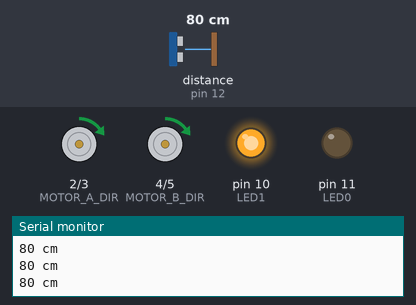
Recording of a sketch running on a simulated Arduino Mega 2560, built with avr-gcc and run on an emulated ATmega2560. On the bench: direction and speed pins drawn as motors (green arrow = direction pin HIGH = forward, orange = LOW = backward, longer = more drive), output pins drawn as LEDs (lit = HIGH), the last lines printed to the serial monitor. Wiring (inferred from the names in the program): ultrasonic range finder: trigger pin 13; echo pin 12. The inputs (shaded band) are chosen by the test bench; at power-on: distance to the obstacle (sensor on pin 12) 80 cm. The echo pulse lasts 58.3 µs per cm; random numbers use the default seed unless the sketch sets one; pins used as bus, display or sensor lines are not drawn.

Above: at 1.2 s.
1.3 s: distance to the obstacle (sensor on pin 12) set to 34 cm
2.8 s: distance to the obstacle (sensor on pin 12) set to 29 cm
At 2.92 s:
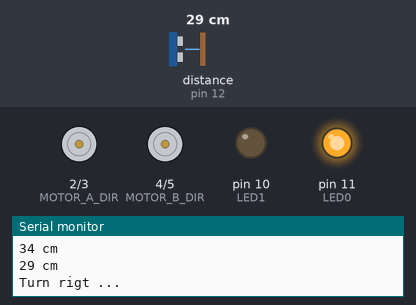
At 3.47 s:
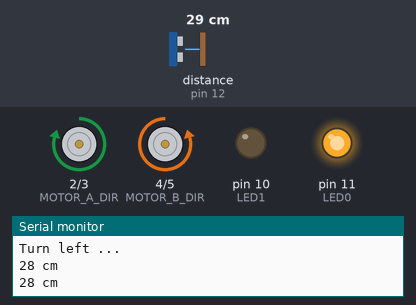
5.8 s: distance to the obstacle (sensor on pin 12) set to 17 cm
At 7.04 s:
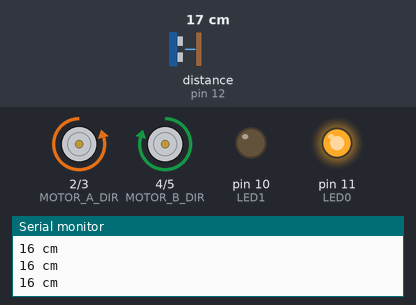
8.8 s: distance to the obstacle (sensor on pin 12) set to 13 cm
10.5 s: distance to the obstacle (sensor on pin 12) set to 18 cm
13.5 s: distance to the obstacle (sensor on pin 12) set to 35 cm
At 15.3 s:
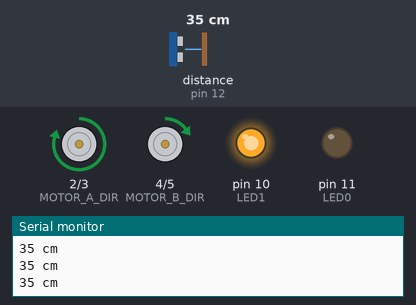
Timing chart, 0 to 16.1 s (numbered marks = the images above; inputs shaded):
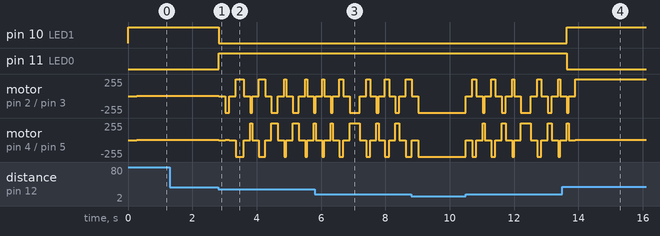

Measured:
- the behaviour switches between 31 and 30 cm on distance to the obstacle (sensor on pin 12) (found by bisection; images 0 and 1)
- after the input at 2.8 s, pin 10 (LED1): HIGH → LOW at once; pin 11 (LED0): LOW → HIGH at once
- after the input at 13.5 s, pin 10 (LED1): LOW → HIGH after 0.14 s; pin 11 (LED0): HIGH → LOW after 0.14 s

The sketch:

l9110s.ino
```cpp
/*
 */

// wired connections
#define HG7881_A_IA 3 // D3 --> Motor A Input A --> MOTOR A +
#define HG7881_A_IB 2 // D2 --> Motor A Input B --> MOTOR A -
#define HG7881_B_IA 5 // D5 --> Motor B Input A --> MOTOR B +
#define HG7881_B_IB 4 // D4 --> Motor B Input B --> MOTOR B -


// functional connections
#define MOTOR_A_PWM HG7881_A_IA // Motor A PWM Speed
#define MOTOR_A_DIR HG7881_A_IB // Motor A Direction
#define MOTOR_B_PWM HG7881_B_IA // Motor B PWM Speed
#define MOTOR_B_DIR HG7881_B_IB // Motor B Direction


// the actual values for "fast" and "slow" depend on the motor
#define PWM_SLOW 150  // arbitrary slow speed PWM duty cycle
#define PWM_FAST 250 // arbitrary fast speed PWM duty cycle
#define DIR_DELAY 200//1000 // brief delay for abrupt motor changes
#define TURN_DELAY 3000

#define TRIGGER_PIN  13  // Arduino pin tied to trigger pin on the ultrasonic sensor.
#define ECHO_PIN     12  // Arduino pin tied to echo pin on the ultrasonic sensor.
#define MAX_DISTANCE 200 // Maximum distance we want to ping for (in centimeters). Maximum sensor distance is rated at 400-500cm.
#define PING_DELAY 50
#define LED0 11
#define LED1 10


void setup()
{
  Serial.begin( 9600 );
  pinMode( MOTOR_A_DIR, OUTPUT );
  pinMode( MOTOR_A_PWM, OUTPUT );
  digitalWrite( MOTOR_A_DIR, LOW );
  digitalWrite( MOTOR_A_PWM, LOW );
  pinMode( MOTOR_B_DIR, OUTPUT );
  pinMode( MOTOR_B_PWM, OUTPUT );
  digitalWrite( MOTOR_B_DIR, LOW );
  digitalWrite( MOTOR_B_PWM, LOW );
  pinMode(TRIGGER_PIN, OUTPUT);
  pinMode(ECHO_PIN, INPUT);
  pinMode(LED0, OUTPUT);
  pinMode(LED1, OUTPUT);
}

int state = 0;

void loop()
{
  byte c = ultrasonicPing();

  do {
    /*if(c == 7 || c == 8) {
      delay( TURN_DELAY );
    } else {
      //delay( DIR_DELAY );
      delay(  PING_DELAY );
    }*/
    delay(60);
    c = ultrasonicPing();
  }
  while (state == c);
  state = c;

  // execute command based upon ultrasonic ping result
  switch( c )
  {
  case 1: // Fast forward
    Serial.println( "Fast forward..." );
    // always stop motors briefly before abrupt changes
    stopMotors();
    delay( DIR_DELAY );
    // set the motor speed and direction
    digitalWrite( MOTOR_A_DIR, HIGH ); // direction = forward
    analogWrite( MOTOR_A_PWM, 255-PWM_FAST ); // PWM speed = fast
    digitalWrite( MOTOR_B_DIR, HIGH ); // direction = forward
    analogWrite( MOTOR_B_PWM, 255-PWM_FAST ); // PWM speed = fast
    break;

  case 2: // Forward
    Serial.println( "Forward..." );
    // always stop motors briefly before abrupt changes
    stopMotors();

    delay( DIR_DELAY );
    // set the motor speed and direction
    digitalWrite( MOTOR_A_DIR, HIGH ); // direction = forward
    analogWrite( MOTOR_A_PWM, 255-PWM_SLOW ); // PWM speed = slow
    digitalWrite( MOTOR_B_DIR, HIGH ); // direction = forward
    analogWrite( MOTOR_B_PWM, 255-PWM_SLOW ); // PWM speed = slow

    break;

  case 3: // Soft stop (preferred)
    Serial.println( "Soft stop (coast)..." );
    digitalWrite( MOTOR_A_DIR, LOW );
    digitalWrite( MOTOR_A_PWM, LOW );
    digitalWrite( MOTOR_B_DIR, LOW );
    digitalWrite( MOTOR_B_PWM, LOW );

    break;

  case 4: // Reverse
    Serial.println( "Reverse..." );
    // always stop motors briefly before abrupt changes
    stopMotors();
    delay( DIR_DELAY );
    // set the motor speed and direction
    digitalWrite( MOTOR_A_DIR, LOW ); // direction = reverse
    analogWrite( MOTOR_A_PWM, PWM_SLOW ); // PWM speed = slow
    digitalWrite( MOTOR_B_DIR, LOW ); // direction = reverse
    analogWrite( MOTOR_B_PWM, PWM_SLOW ); // PWM speed = slow

    break;

  case 5: // Fast reverse
    Serial.println( "Fast reverse..." );
    // always stop motors briefly before abrupt changes
    stopMotors();
    delay( DIR_DELAY );
    // set the motor speed and direction
    digitalWrite( MOTOR_A_DIR, LOW ); // direction = reverse
    analogWrite( MOTOR_A_PWM, PWM_FAST ); // PWM speed = fast
    digitalWrite( MOTOR_B_DIR, LOW ); // direction = reverse
    analogWrite( MOTOR_B_PWM, PWM_FAST ); // PWM speed = fast
    break;

  case 6: // Hard stop (use with caution)
    Serial.println( "Hard stop (brake)..." );
    digitalWrite( MOTOR_A_DIR, HIGH );
    digitalWrite( MOTOR_A_PWM, HIGH );
    digitalWrite( MOTOR_B_DIR, HIGH );
    digitalWrite( MOTOR_B_PWM, HIGH );
    break;

  case 7: // Turn left
    Serial.println( "Turn left ..." );
    // always stop motors briefly before abrupt changes
    stopMotors();

    delay( DIR_DELAY );
    // set the motor speed and direction
    digitalWrite( MOTOR_A_DIR, HIGH ); // direction = forward
    analogWrite( MOTOR_A_PWM, 255-PWM_FAST ); // PWM speed = fast
    digitalWrite( MOTOR_B_DIR, LOW ); // direction = reverse
    analogWrite( MOTOR_B_PWM, PWM_FAST ); // PWM speed = fast
    break;

  case 8: // Turn right
    Serial.println( "Turn rigt ..." );
    // always stop motors briefly before abrupt changes
    stopMotors();

    delay( DIR_DELAY );
    // set the motor speed and direction
    digitalWrite( MOTOR_A_DIR, LOW ); // direction = reverse
    analogWrite( MOTOR_A_PWM, PWM_FAST ); // PWM speed = fast
    digitalWrite( MOTOR_B_DIR, HIGH ); // direction = forward
    analogWrite( MOTOR_B_PWM, 255-PWM_FAST ); // PWM speed = fast
    break;

  default:
    Serial.print("invalid");
    break;
  }
}

void stopMotors() {
  digitalWrite( MOTOR_A_DIR, LOW );
  digitalWrite( MOTOR_A_PWM, LOW );
  digitalWrite( MOTOR_B_DIR, LOW );
  digitalWrite( MOTOR_B_PWM, LOW );
}


int ultrasonicPing() {
  int duration, distance;
  digitalWrite(TRIGGER_PIN, LOW);
  delayMicroseconds(2);
  digitalWrite(TRIGGER_PIN, HIGH);
  delayMicroseconds(10);
  digitalWrite(TRIGGER_PIN, LOW);
  duration = pulseIn(ECHO_PIN, HIGH);
  distance = duration/ 58.2;
  Serial.print(distance);
  Serial.println(" cm");
  if (distance < 15 && distance >= 0) {
    digitalWrite(LED0,HIGH);
    digitalWrite(LED1,LOW);
    return 5;
  }else if(distance >= 15 && distance <= 30) {
    digitalWrite(LED0,HIGH);
    digitalWrite(LED1,LOW);
    return random(2) == 0?7:8;
  } else {
    digitalWrite(LED0,LOW);
    digitalWrite(LED1,HIGH);
    return 1;
  }
}

/*EOF*/
```
